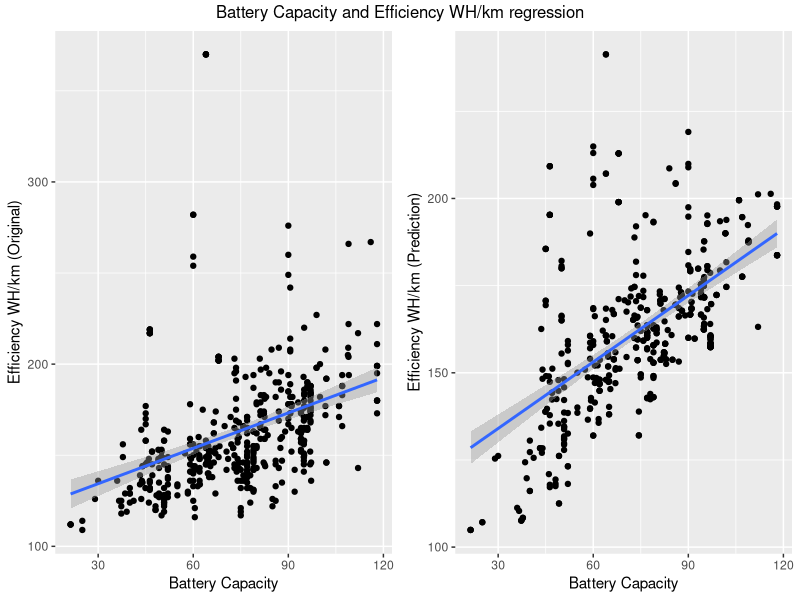

This chart was generated by the following R code:
library(ggplot2)
library(gridExtra)
# y - efficiency_wh_per_km
# x - pick by variable selection


fetch_data <- function() {
    return (read.csv("dataset/data_cleaned.csv"))
}

display_na_statistics <- function(data) {
    print("Displaying NA statistics")
    colSums(is.na(data))
}

display_col_names <- function(data) {
    print("Displaying collumn names")
    colnames(data)
}

display_metric_results <- function(result_type, y, y_hat) {
    rss <- sum((y_hat - y)^2)
    mse <- mean((y_hat - y)^2)
    r2 <- 1 - rss / sum((y - mean(y))^2)

    print(paste(result_type, " results: "))
    print(
        paste(
            "RSS: ", rss,
            "MSE: ", mse,
            "R2: ", r2
        ),
    )
}

# TODO
# main <- function() {    
   
# }

dataset <- fetch_data()

print("Starting multilinear regression analysis...")

# EDA -------------------
head(dataset)

display_na_statistics(dataset)
display_col_names(dataset)
col_names <- c("battery_capacity_kWh", "height_mm", "length_mm")
set.seed(123)

# plotting dataset for multilinear regression
# ggplot(dataset, aes(x = battery_capacity_kWh, y = efficiency_wh_per_km)) + geom_point() + geom_smooth(method = "lm")
# ggplot(dataset, aes(x = height_mm, y = efficiency_wh_per_km)) + geom_point() + geom_smooth(method = "lm")
# ggplot(dataset, aes(x = length_mm, y = efficiency_wh_per_km)) + geom_point() + geom_smooth(method = "lm")

# -------------------------
print("Running linear regression")
# 1. pick predictors:
# battery_capacity, height_mm, length_mm

# analyzing model summary
model <- lm(
    efficiency_wh_per_km ~ 
    battery_capacity_kWh + 
    height_mm + 
    length_mm, 
    data = dataset
)
summary(model)


print("Train/Test split")
idx <- sample(
    1:nrow(dataset), 
    size=0.8 * nrow(dataset), 
    replace=TRUE
)

dataset_train <- dataset[idx,]
dataset_test <- dataset[-idx,]

print(
    paste(
        "Train data size: ", 
        nrow(dataset_train),
        "Test data size: ", 
        nrow(dataset_test)
    )
)

print("Performing MLR model training")
# using training data
fit <- lm(
    efficiency_wh_per_km ~ 
    battery_capacity_kWh + 
    height_mm + 
    length_mm, 
    data = dataset_train
)

dataset_train_pred <- data.frame(response=predict(fit, dataset_train))
dataset_test_pred <- data.frame(response=predict(fit, dataset_test))

y_train <- dataset_train$efficiency_wh_per_km
y_hat_train <- dataset_train_pred$response

y_test <- dataset_test$efficiency_wh_per_km
y_hat_test <- dataset_test_pred$response

print("Training set evaluation:")

display_metric_results("Training Data", y_train, y_hat_train)

print("Test set evaluation:")
display_metric_results("Test Data", y_test, y_hat_train)

print("Performing final model building")
dataset_pred <- data.frame(response=predict(fit, dataset))
dataset["y_hat"] <- dataset_pred$response

print("Printing results")
pdf("Code/mlr_results_1.pdf")
p1 <- ggplot(
    dataset, 
    aes(
        x = battery_capacity_kWh, 
        y = efficiency_wh_per_km
    )) + 
    geom_point() +
    geom_smooth(method = "lm") +
    xlab("Battery Capacity") +
    ylab("Efficiency WH/km (Original)")


p2 <- ggplot(
    dataset, 
    aes(
        x = battery_capacity_kWh, 
        y = y_hat
    )) + 
    geom_point() +
    geom_smooth(method = "lm") +
    xlab("Battery Capacity") +
    ylab("Efficiency WH/km (Prediction)")
    

grid.arrange(
    p1, 
    p2, 
    ncol = 2, 
    top = "Battery Capacity and Efficiency WH/km regression"
)

print("DONE")
